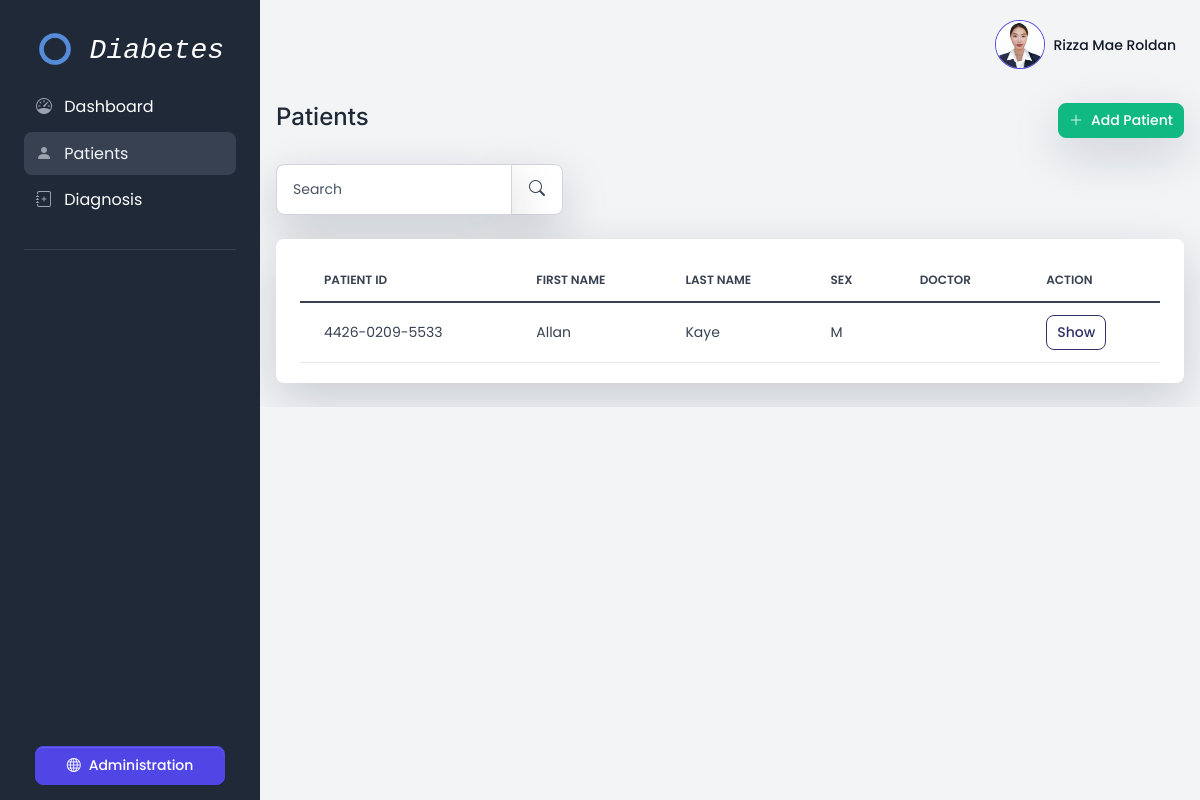
/patients/ (signed in), run on an earlier commit of the app's database.
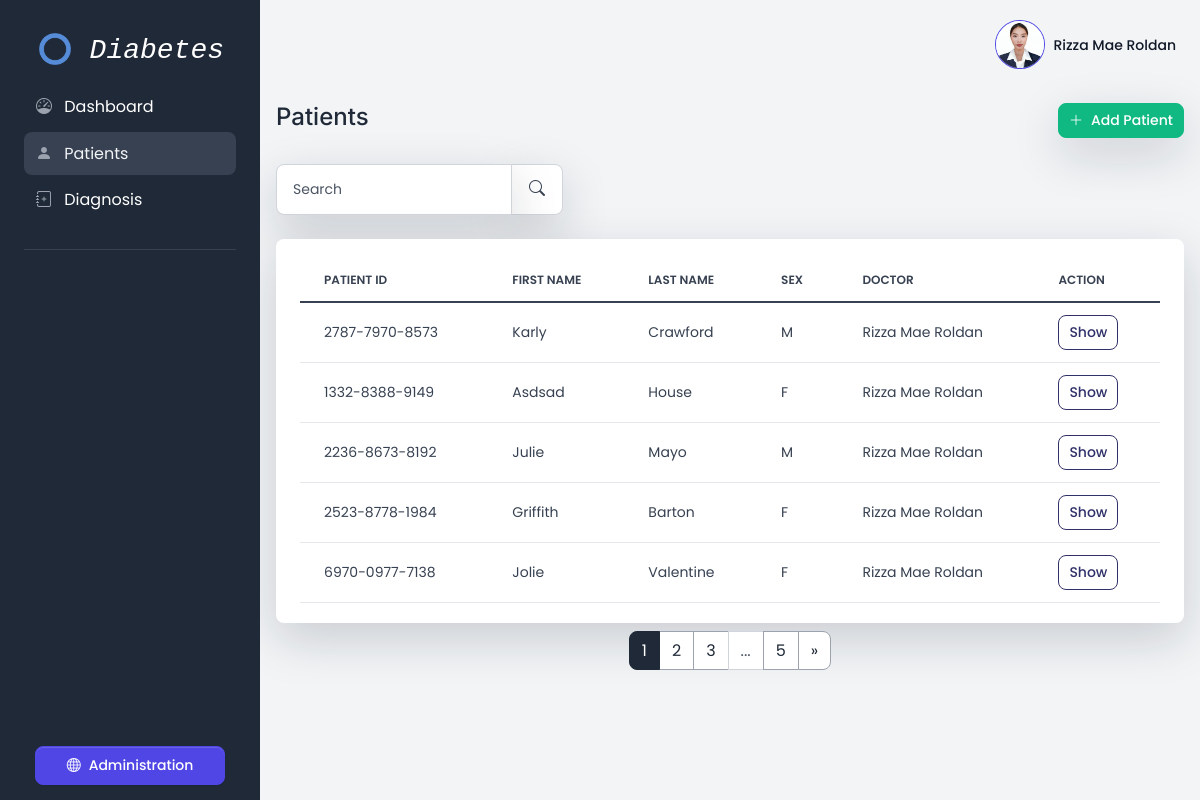
And on a later commit of the database.
### diabetes/models.py (models this page shows, shortened)
class ExtendedUserModel(models.Model):
     user = models.OneToOneField(User, on_delete=models.CASCADE);
     image = models.ImageField(upload_to='user/images', null=True, blank=True)
     class Meta:
          verbose_name = 'User Image'

class Patient(models.Model):
     added_by = models.ForeignKey(User, on_delete=models.SET_NULL, null=True)
     custom_patient_id = models.CharField(max_length=14, unique=True, default=generate_unique_id, verbose_name='Patient ID')
     first_name = models.CharField(max_length=255, verbose_name='First name')
     middle_name = models.CharField(max_length=255, null=True, blank=True, verbose_name='Middle name')
     last_name = models.CharField(max_length=255, verbose_name='Last name')
     sex = models.CharField(max_length=1,choices=(('M','M'),('F','F')))
     address = models.CharField(max_length=255, null=True, blank=True)
     barangay = models.ForeignKey(Barangay, on_delete=models.CASCADE)
     created_at = models.DateTimeField(auto_now_add=True)
     updated_at = models.DateTimeField(auto_now=True)

### diabetes/views.py (the view)
# urls.py: path('patients/', views.patient_index, name='patients'),
@login_required(login_url='/login')
def patient_index(request):
     search = request.GET.get('search')
     if search:
          queryset = Patient.objects.filter(Q(custom_patient_id__icontains = search) | Q(first_name__icontains = search) | Q(last_name__icontains = search) | Q(added_by__first_name__icontains=search) | Q(added_by__last_name__icontains=search)).order_by('-created_at')
     else:
          search = ''
          queryset = Patient.objects.all().order_by('-created_at')
     items_per_page = 5
     paginator = Paginator(queryset, items_per_page)
     page_number = request.GET.get('page')
     patients = paginator.get_page(page_number)
     return render(request, 'diabetes/patient-index.html',{'patients': patients, 'search': search})

### diabetes/templates/diabetes/patient-index.html (shortened to what this page needs)
{% extends 'diabetes/base.html' %}
{% block content %}
<x-app-layout>
	<div class="d-flex justify-content-between flex-wrap flex-md-nowrap align-items-center py-4">
		<div class="d-block mb-md-0">
			<h2 class="h4">Patients</h2>
		</div>
		<div class="btn-toolbar mb-2 mb-md-0">
			<a href="{% url 'patient-create' %}" class="btn btn-sm btn-success d-inline-flex shadow-lg align-items-center text-white animate-up-1">
				<i class="icon icon-xs me-2 bi bi-plus-lg"></i>
				Add Patient
			</a>
		</div>
	</div>
	<div class="table-settings mb-4">
		<div class="row align-items-center justify-content-between">
			<div class="col col-md-6 col-lg-3 col-xl-4">
				<form action="" method="GET">
					<div class="input-group me-2 me-lg-3 fmxw-400">
						<input type="text" name="search" value="{{ search }}" class="form-control shadow-lg" placeholder="Search">
						<span class="input-group-text shadow-lg">
							<button type="submit" class="btn btn-xs">
								<i class="icon fs-6 bi bi-search"></i>
							</button>
						</span>
					</div>
				</form>
			</div>
		</div>
	</div>
	<div class="card card-body border-0 shadow-lg table-wrapper table-responsive mb-2">
		<table class="table table-hover">
			<thead>
				<tr>
					<th class="border-gray-200">Patient ID</th>
					<th class="border-gray-200">First name</th>
					<th class="border-gray-200">Last name</th>
					<th class="border-gray-200">Sex</th>
					<th class="border-gray-200">Doctor</th>
					<th class="border-gray-200">Action</th>
				</tr>
			</thead>
			<tbody>
				{% for patient in patients %}
					<tr>
						<td valign="middle">
							<span class="fw-normal">{{ patient.custom_patient_id }}</span>
						</td>
						<td valign="middle"><span class="fw-normal">{{ patient.first_name|title }}</span></td>
						<td valign="middle"><span class="fw-normal">{{ patient.last_name|title }}</span></td>
						<td valign="middle"><span class="fw-normal">{{ patient.sex|title }}</span></td>
						<td valign="middle"><span class="fw-normal">{{ patient.added_by.first_name|title }} {{ patient.added_by.last_name|title }}</span></td>
						<td valign="middle">
							<a href="{% url 'patient-update' patient.id %}" class="btn btn-sm btn-pill btn-outline-tertiary">Show</a>
						</td>
					</tr>
				{% endfor %}
			</tbody>
		</table>
	</div>
	<div class="d-flex justify-content-center">
		<nav aria-label="Page navigation example">
			<ul class="pagination">
			    {% for num in patients.paginator.page_range %}
				   {% if num > patients.number|add:'-3' and num < patients.number|add:'3' %}
					  {% if num == patients.number %}
							{% if patients.paginator.num_pages != 1 %}
							    <li class="page-item active"><span class="page-link">{{ num }}</span></li>
							{% endif %}
					  {% else %}
						 <li class="page-item"><a class="page-link" href="?page={{ num }}{% if search %}&search={{ search }}{% endif %}">{{ num }}</a></li>
					  {% endif %}
				   {% endif %}
			    {% endfor %}
			    {% if patients.number < patients.paginator.num_pages|add:'-3' %}
				   {% if patients.number < patients.paginator.num_pages|add:'-3' %}
					  <li class="page-item disabled"><span class="page-link">...</span></li>
				   {% endif %}
				   <li class="page-item"><a class="page-link" href="?page={{ patients.paginator.num_pages }}{% if search %}&search={{ search }}{% endif %}">{{ patients.paginator.num_pages }}</a></li>
			    {% endif %}
			    {% if patients.has_next %}
				   <li class="page-item"><a class="page-link" href="?page={{ patients.next_page_number }}{% if search %}&search={{ search }}{% endif %}">»</a></li>
			    {% endif %}
			</ul>
		 </nav>
		</div>
</x-app-layout>
{% endblock %}

### diabetes/templates/diabetes/base.html (shortened to what this page needs)
{% load static %}
<!DOCTYPE html>
<html lang="en">
<head>
	<link type="text/css" href="{% static 'theme/volt.css' %}" rel="stylesheet">
	<link type="text/css" href="{% static 'vendor/bootstrap-icons/bootstrap-icons.css' %}" rel="stylesheet">
</head>
<body>
     {% include 'diabetes/sidebar.html' %}
	<main class="content">
          {% include 'diabetes/navbar.html' %}
          {% block content %}
          {% endblock %}
	</main>
</body>
</html>

### diabetes/templates/diabetes/sidebar.html (shortened to what this page needs)
{% load static %}
<nav id="sidebarMenu" class="sidebar d-lg-block bg-primary text-white collapse" data-simplebar>
	<div class="sidebar-inner px-4 pt-3">
		<ul class="nav flex-column pt-3 pt-md-0">
			<li class="nav-item">
				<a href="{% url 'index' %}" class="nav-link d-flex align-items-center	">
					<span class="sidebar-icon">
						<img class="navbar-brand-light" src="{% static 'img/brand/diabetes-logo.png' %}" width="50" alt="Volt logo" />
					</span>
					<span class="mt-1 ms-2 sidebar-text fw-bold fs-3 font-monospace fst-italic">Diabetes</span>
				</a>
			</li>
			<li class="nav-item {% if request.path == '/' %}active{% endif %}">
				<a href="{% url 'index' %}" class="nav-link">
					<span class="sidebar-icon">
						<i class="icon icon-xs bi bi-speedometer"></i>
					</span>
					<span class="sidebar-text">Dashboard</span>
				</a>
			</li>
			<li class="nav-item {% if request.resolver_match.url_name == 'patients' or request.resolver_match.url_name == 'patient-create' or request.resolver_match.url_name == 'patient-update' %}active{% endif %}">
				<a href="{% url 'patients' %}" class="nav-link">
					<span class="sidebar-icon">
						<i class="bi bi-person-fill"></i>
					</span>
					<span class="sidebar-text">Patients</span>
				</a>
			</li>
			<li class="nav-item {% if request.resolver_match.url_name == 'diagnosis' or request.resolver_match.url_name == 'diagnosis-create' or request.resolver_match.url_name == 'diagnosis-update' %}active{% endif %}">
				<a href="{% url 'diagnosis' %}" class="nav-link">
					<span class="sidebar-icon">
						<i class="bi bi-journal-plus"></i>
					</span>
					<span class="sidebar-text">Diagnosis</span>
				</a>
			</li>
			<li role="separator" class="dropdown-divider mt-4 mb-3 border-gray-700"></li>
			<li class="nav-item">
				<a target="_blank" href="{% url 'admin:index' %}"
					class="btn btn-indigo d-flex align-items-center justify-content-center btn-upgrade-pro">
					<span class="sidebar-icon d-inline-flex align-items-center justify-content-center">
						<i class="icon icon-xs me-2 bi bi-globe"></i>
					</span>
					<span>Administration</span>
				</a>
			</li>
		</ul>
	</div>
</nav>

### diabetes/templates/diabetes/navbar.html (shortened to what this page needs)
<nav class="navbar navbar-top navbar-expand navbar-dashboard navbar-dark ps-0 pe-2 pb-0">
	<div class="container-fluid px-0">
		<div class="d-flex justify-content-between w-100" id="navbarSupportedContent">
			<ul class="navbar-nav align-items-center">
				<li class="nav-item dropdown ms-lg-3">
					<a class="nav-link dropdown-toggle pt-1 px-0" href="#" role="button" data-bs-toggle="dropdown"
						aria-expanded="false">
						<div class="media d-flex align-items-center">
							<img class="rounded-circle border border-indigo border-1" src="{% if request.user.extendedusermodel.image %}{{ request.user.extendedusermodel.image.url }}{% else %}https://ui-avatars.com/api/?background=random&rounded=true&name={{ request.user.first_name }}+{{ request.user.last_name }}{% endif %}" width="50px">
							<div class="media-body ms-2 text-dark align-items-center d-none d-lg-block">
								<span class="mb-0 font-small fw-bold text-gray-900">{{ request.user.first_name|title }} {{ request.user.last_name|title }}</span>
							</div>
						</div>
					</a>
				</li>
			</ul>
		</div>
	</div>
</nav>

### diabetes/templates/diabetes/base.html (style rules this page uses)
* { font-family: 'Poppins'; }

What changed in the data, as far as the page shows it:
removed Patient: custom_patient_id "4426-0209-5533", first_name "Allan", last_name "Kaye", sex "M"
added Patient: custom_patient_id "2787-7970-8573", first_name "Karly", last_name "Crawford", sex "M", added_by.first_name "Rizza Mae", added_by.last_name "Roldan"
added Patient: custom_patient_id "1332-8388-9149", first_name "Asdsad", last_name "House", sex "F", added_by.first_name "Rizza Mae", added_by.last_name "Roldan"
added Patient: custom_patient_id "2236-8673-8192", first_name "Julie", last_name "Mayo", sex "M", added_by.first_name "Rizza Mae", added_by.last_name "Roldan"
added Patient: custom_patient_id "2523-8778-1984", first_name "Griffith", last_name "Barton", sex "F", added_by.first_name "Rizza Mae", added_by.last_name "Roldan"
added Patient: custom_patient_id "6970-0977-7138", first_name "Jolie", last_name "Valentine", sex "F", added_by.first_name "Rizza Mae", added_by.last_name "Roldan"
Also different on the page:
{{ patients.paginator.num_pages }}: (not shown) → "5"
new list line: "1"
new list line: "2"
new list line: "3"
